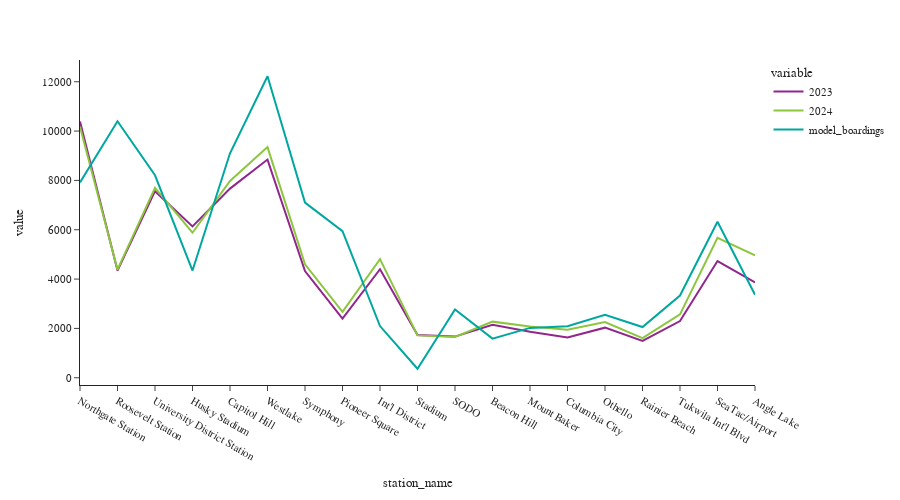

The cell this chart's notebook holds for it:
### Code cell
fig = px.line(df[[2023,2024,'model_boardings']])
fig.update_layout(height=500, width=900, font=dict(size=11),
                  yaxis_tickformat = '.00f')
fig.show()

### Figure 1 — Plotly figure (JSON) as saved in the notebook; plotly's stock layout.template omitted (floating-point values rounded to 4 significant figures)
{"data": [{"hovertemplate": "variable=2023<br>station_name=%{x}<br>value=%{y}<extra></extra>", "legendgroup": "2023", "line": {"color": "#91268F", "dash": "solid"}, "marker": {"symbol": "circle"}, "mode": "lines", "name": "2023", "orientation": "v", "showlegend": true, "type": "scatter", "x": ["Northgate Station", "Roosevelt Station", "University District Station", "Husky Stadium", "Capitol Hill", "Westlake", "Symphony", "Pioneer Square", "Int'l District", "Stadium", "SODO", "Beacon Hill", "Mount Baker", "Columbia City", "Othello", "Rainier Beach", "Tukwila Int'l Blvd", "SeaTac/Airport", "Angle Lake"], "xaxis": "x", "y": [10384, 4349, 7563, 6134, 7667, 8845, 4324, 2400, 4399, 1731, 1669, 2147, 1861, 1630, 2030, 1495, 2298, 4731, 3865], "yaxis": "y"}, {"hovertemplate": "variable=2024<br>station_name=%{x}<br>value=%{y}<extra></extra>", "legendgroup": "2024", "line": {"color": "#8CC63E", "dash": "solid"}, "marker": {"symbol": "circle"}, "mode": "lines", "name": "2024", "orientation": "v", "showlegend": true, "type": "scatter", "x": ["Northgate Station", "Roosevelt Station", "University District Station", "Husky Stadium", "Capitol Hill", "Westlake", "Symphony", "Pioneer Square", "Int'l District", "Stadium", "SODO", "Beacon Hill", "Mount Baker", "Columbia City", "Othello", "Rainier Beach", "Tukwila Int'l Blvd", "SeaTac/Airport", "Angle Lake"], "xaxis": "x", "y": [10171, 4380, 7694, 5879, 7977, 9351, 4599, 2672, 4808, 1717, 1656, 2274, 2078, 1942, 2261, 1608, 2567, 5670, 4963], "yaxis": "y"}, {"hovertemplate": "variable=model_boardings<br>station_name=%{x}<br>value=%{y}<extra></extra>", "legendgroup": "model_boardings", "line": {"color": "#00A7A0", "dash": "solid"}, "marker": {"symbol": "circle"}, "mode": "lines", "name": "model_boardings", "orientation": "v", "showlegend": true, "type": "scatter", "x": ["Northgate Station", "Roosevelt Station", "University District Station", "Husky Stadium", "Capitol Hill", "Westlake", "Symphony", "Pioneer Square", "Int'l District", "Stadium", "SODO", "Beacon Hill", "Mount Baker", "Columbia City", "Othello", "Rainier Beach", "Tukwila Int'l Blvd", "SeaTac/Airport", "Angle Lake"], "xaxis": "x", "y": [7915.0, 10400.0, 8207.0, 4347.0, 9098.0, 12220.0, 7101.0, 5939.0, 2095.0, 364.8, 2765.0, 1586.0, 2022.0, 2086.0, 2553.0, 2054.0, 3333.0, 6326.0, 3368.0], "yaxis": "y"}], "layout": {"font": {"size": 11}, "height": 500, "legend": {"title": {"text": "variable"}, "tracegroupgap": 0}, "margin": {"t": 60}, "width": 900, "xaxis": {"anchor": "y", "domain": [0, 1], "title": {"text": "station_name"}}, "yaxis": {"anchor": "x", "domain": [0, 1], "tickformat": ".00f", "title": {"text": "value"}}}}
